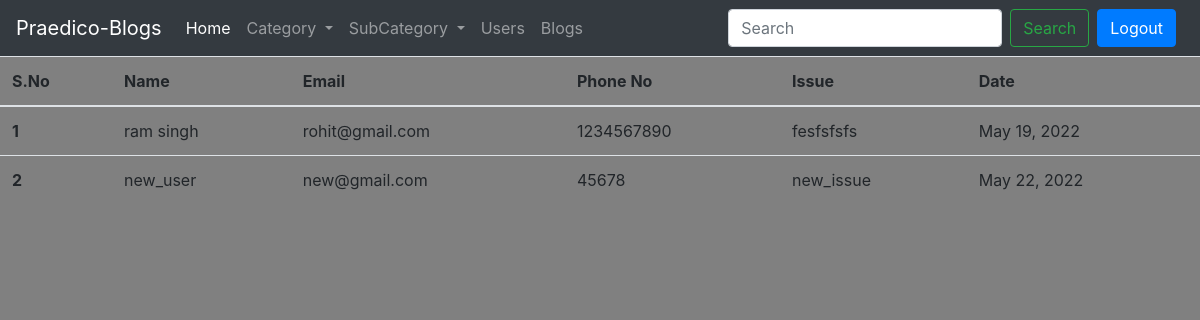
Screenshot of /adminapp/showcontacts/ with the database file from the repository.
### userapp/models.py (models this page shows, shortened)
class contacts(models.Model):
    uname = models.CharField(max_length=30)
    mobno = models.IntegerField()
    email = models.EmailField()
    udesc = models.CharField(max_length=1000)
    timestamp = models.DateField(auto_now=False, auto_now_add=True)

### adminapp/views.py (the view)
# urls.py: path('showcontacts/',views.showcontacts,name='showcontacts'),
def showcontacts(request):
    data = contacts.objects.all()
    return render(request,'adminapp/showcontacts.html',{'data':data})

### templates/adminapp/showcontacts.html (shortened to what this page needs)
{% extends 'adminapp/base.html' %}
{% block body %}
<table class="table">
    <thead>
      <tr>
        <th scope="col">S.No</th>
        <th scope="col">Name</th>
        <th scope="col">Email</th>
        <th scope="col">Phone No</th>
        <th scope="col">Issue</th>
        <th scope="col">Date</th>
      </tr>
    </thead>
    <tbody>
        {% for d in data   %}
        <tr>
        <th scope="row">{{forloop.counter}}</th>
        <td>{{d.uname}}</td>
        <td>{{d.email}}</td>
        <td>{{d.mobno}}</td>
        <td>{{d.udesc}}</td>
        <td>{{d.timestamp}}</td>
    </tr>
        {% endfor %}
    </tbody>
  </table>
{% endblock body %}

### templates/adminapp/base.html (style rules this page uses)
body { background-color: grey ; }

### rows the page displays
contacts: uname "ram singh", email "rohit@gmail.com", mobno "1234567890", udesc "fesfsfsfs", timestamp "May 19, 2022"
contacts: uname "new_user", email "new@gmail.com", mobno "45678", udesc "new_issue", timestamp "May 22, 2022"
